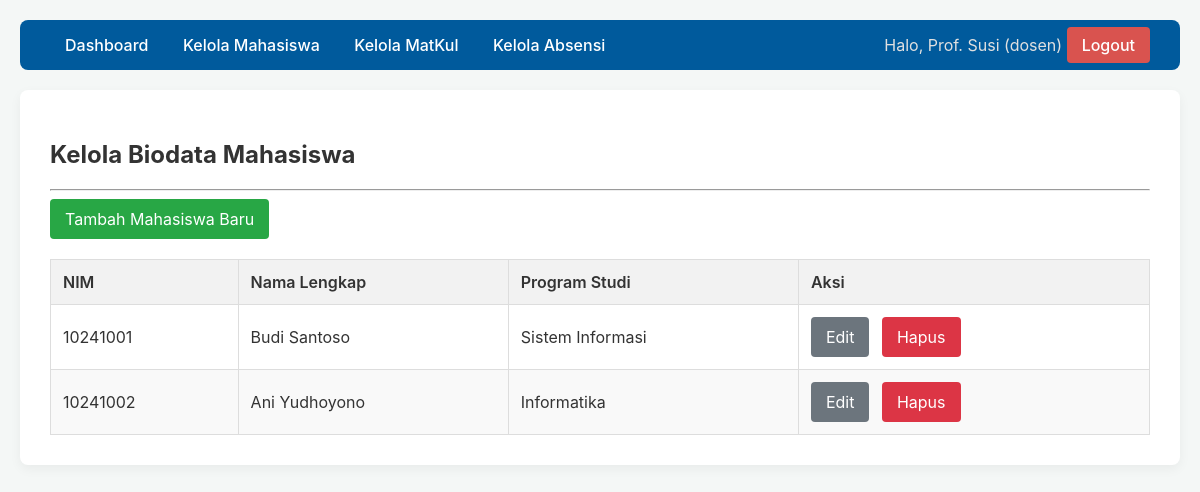
The page /dosen/kelola_mahasiswa.php (signed in) on the database its author committed.
### tables this page shows
CREATE TABLE dosen (
    id_dosen INT AUTO_INCREMENT PRIMARY KEY,
    nip VARCHAR(20) NOT NULL UNIQUE,
    nama_dosen VARCHAR(100) NOT NULL
);

CREATE TABLE mahasiswa (
    id_mahasiswa INT AUTO_INCREMENT PRIMARY KEY,
    nim VARCHAR(20) NOT NULL UNIQUE,
    nama_lengkap VARCHAR(100) NOT NULL,
    id_prodi INT,
    FOREIGN KEY (id_prodi) REFERENCES program_studi(id_prodi) ON DELETE SET NULL
);

CREATE TABLE program_studi (
    id_prodi INT AUTO_INCREMENT PRIMARY KEY,
    nama_prodi VARCHAR(100) NOT NULL UNIQUE
);

### dosen/kelola_mahasiswa.php (the view, shortened to what this page needs)
<?php
require __DIR__ . '/../templates/header.php';
$stmt = $pdo->query("
    SELECT m.id_mahasiswa, m.nim, m.nama_lengkap, p.nama_prodi
    FROM mahasiswa m
    LEFT JOIN program_studi p ON m.id_prodi = p.id_prodi
    ORDER BY m.nim ASC
");
$mahasiswa_list = $stmt->fetchAll();
?>
<h2>Kelola Biodata Mahasiswa</h2>
<hr>
<a href="tambah_mahasiswa.php" class="btn btn-success">Tambah Mahasiswa Baru</a>
<table>
    <thead>
        <tr>
            <th>NIM</th>
            <th>Nama Lengkap</th>
            <th>Program Studi</th>
            <th>Aksi</th>
        </tr>
    </thead>
    <tbody>
        <?php if (empty($mahasiswa_list)): ?>
            <tr>
                <td colspan="4">Belum ada data mahasiswa.</td>
            </tr>
        <?php else: ?>
            <?php foreach ($mahasiswa_list as $mhs): ?>
                <tr>
                    <td><?= htmlspecialchars($mhs['nim']) ?></td>
                    <td><?= htmlspecialchars($mhs['nama_lengkap']) ?></td>
                    <td><?= htmlspecialchars($mhs['nama_prodi'] ?? 'N/A') ?></td>
                    <td class="actions">
                        <a href="edit_mahasiswa.php?id=<?= $mhs['id_mahasiswa'] ?>" class="btn btn-secondary">Edit</a>
                        <a href="hapus_mahasiswa.php?id=<?= $mhs['id_mahasiswa'] ?>" class="btn btn-danger" onclick="return confirm('PERINGATAN: Menghapus biodata ini akan MENGHAPUS AKUN LOGIN dan SEMUA RIWAYAT ABSENSI mahasiswa terkait. Yakin?')">Hapus</a>
                    </td>
                </tr>
            <?php endforeach; ?>
        <?php endif; ?>
    </tbody>
</table>
<?php require __DIR__ . '/../templates/footer.php'; ?>

### templates/header.php (shortened to what this page needs)
<?php
require_once __DIR__ . '/../config/database.php';
$current_user = null;
$current_role = null;
if (isset($_SESSION['id_user'])) {
    $current_role = $_SESSION['role'];
    if ($current_role == 'dosen') {
        $stmt = $pdo->prepare("SELECT d.* FROM users u JOIN dosen d ON u.id_dosen = d.id_dosen WHERE u.id_user = ?");
        $stmt->execute([$_SESSION['id_user']]);
        $current_user = $stmt->fetch();
        $current_user['display_name'] = $current_user['nama_dosen'];
    }
}
?>
<!DOCTYPE html>
<html lang="id">
<head>
    <link rel="stylesheet" href="../assets/style.css">
</head>
<body>
<nav>
    <div>
        <?php if ($current_role == 'dosen'): ?>
            <a href="../dosen/index.php">Dashboard</a>
            <a href="../dosen/kelola_mahasiswa.php">Kelola Mahasiswa</a>
            <a href="../dosen/kelola_mk.php">Kelola MatKul</a>
            <a href="../dosen/kelola_absensi.php">Kelola Absensi</a>
        <?php elseif ($current_role == 'mahasiswa'): ?>
            <a href="../mahasiswa/index.php">Dashboard</a>
            <a href="../mahasiswa/isi_absensi.php">Isi Absensi</a>
            <a href="../mahasiswa/riwayat.php">Riwayat Absensi</a>
        <?php else: ?>
            <a href="../auth/login.php">Login</a>
        <?php endif; ?>
    </div>
    <div>
        <?php if ($current_user): ?>
            <span class="user-info">Halo, <?= htmlspecialchars($current_user['display_name']) ?> (<?= $current_role ?>)</span>
            <a href="../auth/logout.php" class="logout">Logout</a>
        <?php endif; ?>
    </div>
</nav>
<div class="container">

### assets/style.css (style rules this page uses)
body { font-family: -apple-system, BlinkMacSystemFont, "Segoe UI", Roboto, Helvetica, Arial, sans-serif; background-color: #f4f7f6; margin: 0; padding: 20px; color: #333; }
nav { background-color: #005a9c; padding: 15px 30px; border-radius: 8px; margin-bottom: 20px; display: flex; justify-content: space-between; align-items: center; }
nav a { color: white; text-decoration: none; padding: 8px 15px; border-radius: 4px; font-weight: 500; }
nav .user-info { color: #e0e0e0; }
nav .logout { background-color: #d9534f; }
.container { background-color: #ffffff; padding: 30px; border-radius: 8px; box-shadow: 0 4px 12px rgba(0, 0, 0, 0.05); }
.btn { background-color: #007bff; color: white; padding: 10px 15px; border: none; border-radius: 4px; cursor: pointer; font-size: 16px; text-decoration: none; display: inline-block; }
.btn-success { background-color: #28a745; }
.btn-danger { background-color: #dc3545; }
.btn-secondary { background-color: #6c757d; }
table { width: 100%; border-collapse: collapse; margin-top: 20px; }
table th, table td { border: 1px solid #ddd; padding: 12px; text-align: left; }
table th { background-color: #f2f2f2; font-weight: 600; }
table tr:nth-child(even) { background-color: #f9f9f9; }
table .actions a { margin-right: 8px; text-decoration: none; }

### rows shown on the page
dosen: nama_dosen "Prof. Susi"
mahasiswa: nim "10241001", nama_lengkap "Budi Santoso", id_prodi.nama_prodi "Sistem Informasi"
mahasiswa: nim "10241002", nama_lengkap "Ani Yudhoyono", id_prodi.nama_prodi "Informatika"

### other values the page prints
$current_role "dosen"
